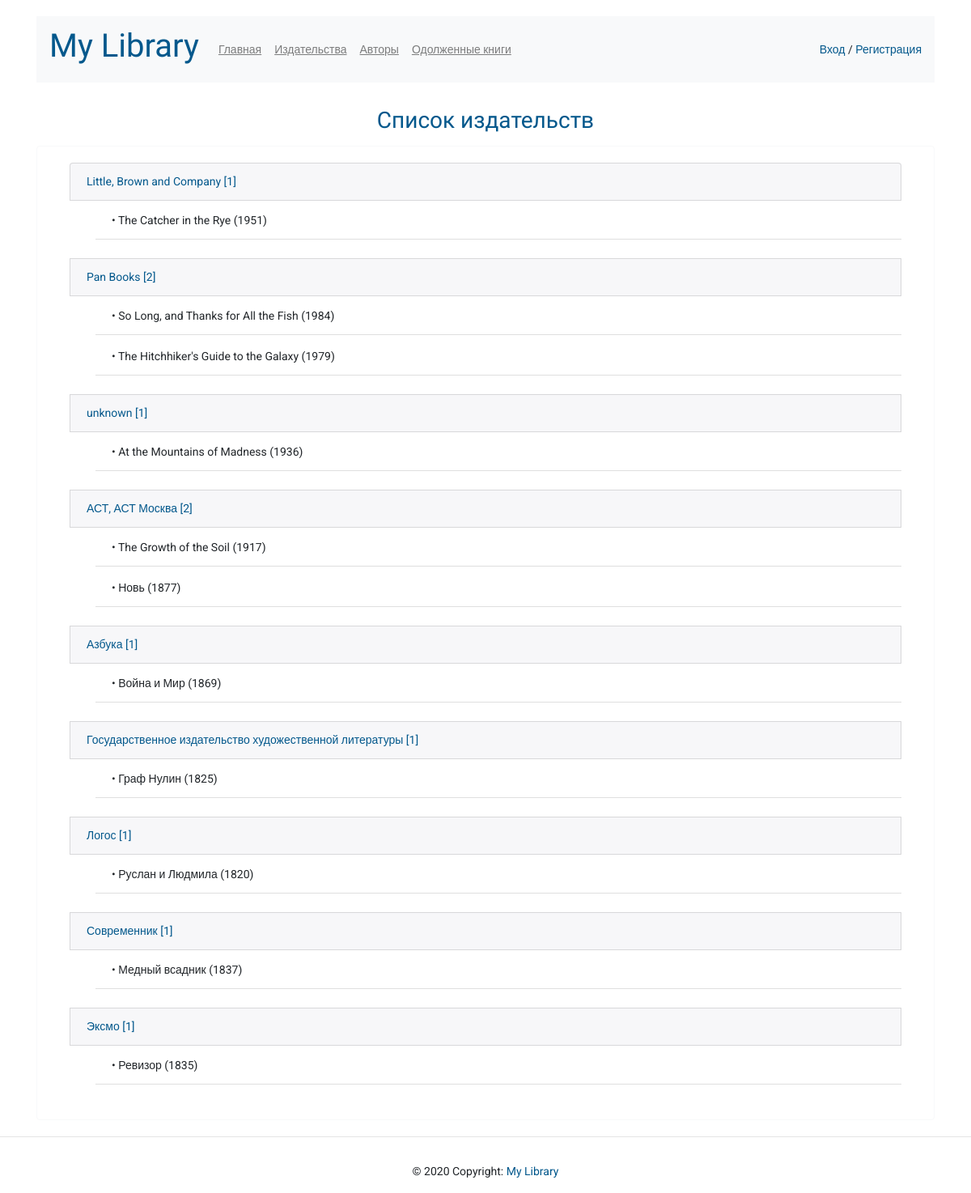
Screenshot of /publishers/ with the database file from the repository.
### p_library/models.py (models this page shows, shortened)
class Publisher(models.Model):
    name = models.TextField(verbose_name='Название издательства')
    class Meta:
        ordering = ['name']

class Book(models.Model):
    ISBN = models.CharField(max_length=13)
    title = models.TextField(verbose_name='Название')
    description = models.TextField(verbose_name='Описание')
    year_release = models.SmallIntegerField(verbose_name='Год издания')
    copy_count = models.SmallIntegerField(default=0, verbose_name='Кол-во', blank=True)
    price = models.DecimalField(max_digits=10, decimal_places=2, default=0, verbose_name='Цена', blank=True)
    author = models.ForeignKey(Author, on_delete=models.CASCADE, verbose_name='Автор',
                               related_name='book_author')
    publisher = models.ForeignKey(Publisher, on_delete=models.SET_DEFAULT, default=1,
                                  verbose_name='Издатель')
    friend_reader = models.ManyToManyField('p_library.Friend', related_name='book_reader',
                                           verbose_name='Читающие друзья', blank=True)
    image = models.ImageField(upload_to='book_covers', blank=True)
    class Meta:
        ordering = ['title']
    def __str__(self):
        return f'{self.title} ({self.year_release})'

### p_library/views.py (the view)
# urls.py: path('publishers/', views.publishers_list),
def publishers_list(request):
    template = loader.get_template('publishers.html')
    publishers = Publisher.objects.all()
    book_publisher = {}
    for p in publishers:
        book_publisher[p.name] = Book.objects.filter(publisher=p)
    data = {
        'publishers': publishers,
        'book_publisher': book_publisher,
        'user': request.user,
    }
    if request.user.is_authenticated:
        data['username'] = request.user.username
    return HttpResponse(template.render(data))

### p_library/templates/publishers.html (shortened to what this page needs)
{% extends 'base.html' %}
{% block content %}
<h3 class="text-center">Список издательств</h3>
<div class="border rounded border-light">
    <ul class="list-group">
        {% for publisher, books in book_publisher.items %}
        <li class="list-group-item colored">{{ publisher }} [{{ books|length }}]</li>
        <ul class="list-group list-group-flush">
            {% for book in books %}
            <li class="list-group-item inner">&#8226 {{ book }}</li>
            {% endfor %}
            <br>
        </ul>
        {% endfor %}
    </ul>
</div>
{% endblock %}

### p_library/static/CSS/style.css (style rules this page uses)
html { position: relative; min-height: 100%; }
body { font-family: 'Roboto', sans-serif; font-size: 14px; margin-bottom: 90px; }
h1, h2, h3, h4 { color: #03588c; font-family: 'Open Sans Condensed', sans-serif; }
.colored { background-color: #f7f7f9; color: #03588c; }
li.inner { margin: 2px 0 2px 32px; }
.border { padding: 20px 40px; margin-top: 14px; }

### p_library/static/CSS/account.css (style rules this page uses)
ul { list-style-type: none; padding: 0; }

### rows the page displays
Publisher: book_publisher "Little, Brown and Company"
Book: title+year_release "The Catcher in the Rye (1951)"
Publisher: book_publisher "Pan Books"
Book: title+year_release "So Long, and Thanks for All the Fish (1984)"
Book: title+year_release "The Hitchhiker's Guide to the Galaxy (1979)"
Publisher: book_publisher "unknown"
Book: title+year_release "At the Mountains of Madness (1936)"
Publisher: book_publisher "АСТ, АСТ Москва"
Book: title+year_release "The Growth of the Soil (1917)"
Book: title+year_release "Новь (1877)"
Publisher: book_publisher "Азбука"
Book: title+year_release "Война и Мир (1869)"
Publisher: book_publisher "Государственное издательство художественной литературы"
Book: title+year_release "Граф Нулин (1825)"
Publisher: book_publisher "Логос"
Book: title+year_release "Руслан и Людмила (1820)"
Publisher: book_publisher "Современник"
Book: title+year_release "Медный всадник (1837)"
Publisher: book_publisher "Эксмо"
Book: title+year_release "Ревизор (1835)"

### other values shown
{{ books|length }} "1" "2" "1" "2" "1" "1" "1" "1" "1"
